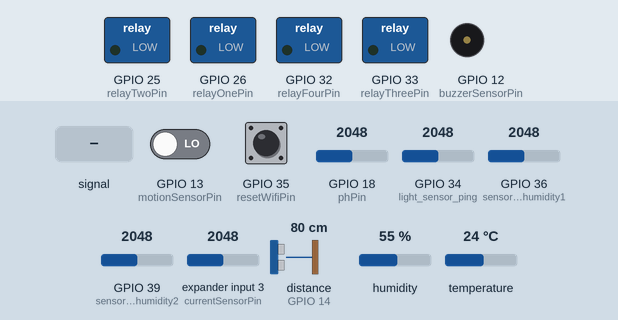
This sketch was run on a simulated ESP32. Parts: switched loads named in the sketch (green lamp = pin HIGH), buzzer (waves = sounding, pin HIGH). Wiring (inferred from the names in the program): ultrasonic range finder: trigger GPIO 27; echo GPIO 14. The test bench sets the inputs (shaded band); at power-on: expander input 3 (currentSensorPin) = 2048, GPIO 13 (motionSensorPin) LOW, GPIO 18 (phPin) = 2048, GPIO 34 (light_sensor_ping) = 2048, GPIO 35 (resetWifiPin) HIGH, GPIO 36 (sensor_pin_for_soil_humidity1) = 2048, GPIO 39 (sensor_pin_for_soil_humidity2) = 2048, distance to the obstacle (sensor on GPIO 14) 80 cm, humidity 55 %, temperature 24 °C. The echo pulse lasts 58.3 µs per cm; WiFi joins after 1.5 s; servers stay silent unless stated; uploads are accepted with an empty reply; pins used as bus, display or sensor lines are not drawn; what the sketch prints to the serial monitor is not drawn.

Above: at 2.7 s.
2.8 s: expander input 3 (currentSensorPin) fed a 200 Hz sine of ±327 counts around its level
At 6.8 s:
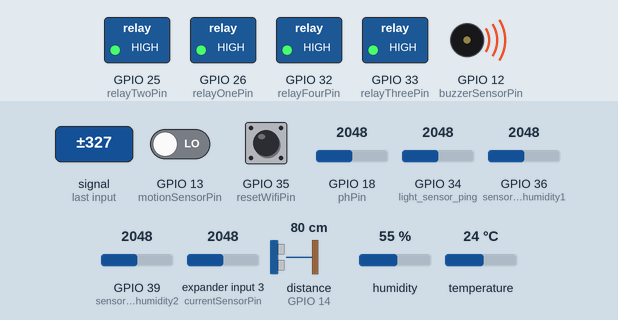
30.9 s: expander input 3 (currentSensorPin) set to 2866
At 33.5 s:
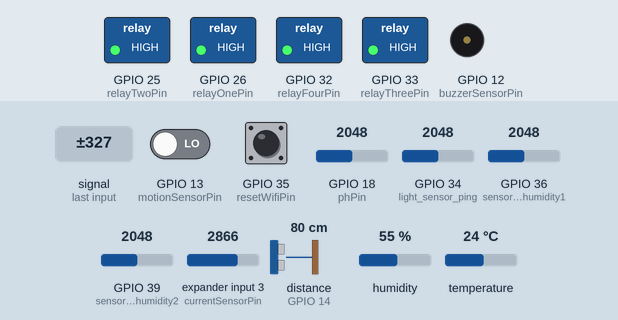
Timing chart, 0 to 35.0 s (numbered marks = the images above; inputs shaded):
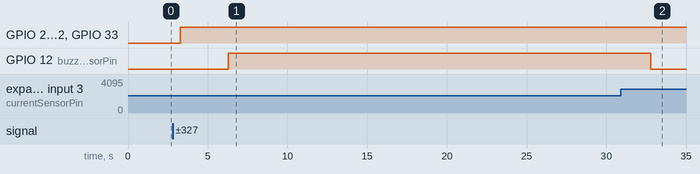

Measured:
- after the input at 2.8 s, GPIO 12 (buzzerSensorPin): LOW → HIGH after 3.5 s
- after the input at 30.9 s, GPIO 12 (buzzerSensorPin): HIGH → LOW after 1.9 s

The sketch:

ditto.ino
```cpp
#include <WiFiManager.h> // https://github.com/tzapu/WiFiManager
// Es una librería que te permite gestionar la conexión WiFi en tu dispositivo ESP32 de forma sencilla.
// Permite configurar la conexión WiFi de forma dinámica, sin tener que escribir los datos de conexión en el código.
// También puede gestionar la reconexión automática en caso de pérdida de conexión.

#include <HTTPClient.h>
// Esta librería te permite realizar solicitudes HTTP desde tu ESP32, lo que te permite comunicarte con servidores web y servicios en la nube.
// Puedes enviar solicitudes GET, POST, PUT, DELETE, etc., y recibir y procesar respuestas HTTP.

#include "DHT.h"
// Es una librería que te permite interactuar con sensores de temperatura y humedad DHT11, DHT21 y DHT22.
// Te permite leer los valores de temperatura y humedad del sensor y utilizarlos en tu código.

#include <string>
// string proporciona una clase para representar cadenas de texto de forma segura.

#include <sstream>
// sstream proporciona clases y funciones para realizar operaciones de entrada/salida en cadenas de texto.

#include <string.h>
// string.h proporciona funciones para manipular cadenas de texto a nivel de caracteres.

// Sound speed in air
#define SOUND_SPEED 340
#define TRIG_PULSE_DURATION_US 10
#define DHTTYPE DHT22   // DHT 22  (AM2302)

long ultrason_duration;

// no se que es esto
// ID: 1 , securitybot (en rcia)
// ID: 2 , fat semillero (en greenhouse)
// ID: 3 , skinny outdoor
using namespace std;
const char* serverName = "http://52.67.123.15/api";
// @TODO add: userId 659ae411529f6a35572f6831\", \"contrId to variables so I set this up in a single place all together

// variables of the plant
int tempeture = 0;
int airHumidity = 0;
const int airHumidityPin = 5;

// current sensor variables
const int currentSensorPin = 99;

// light sensor variables
// used to be 34, check again wichon e use
#define light_sensor_ping 34
const int dark = 4095;
const int bright = 280;
int light = 0;

// distance/capacity sensor variables
// supongo que ultrasonido
float duration_us, distance_cm;

// soil humidity sensor variables
#define sensor_pin_for_soil_humidity1 36
#define sensor_pin_for_soil_humidity2 39
// we set one as default
int minHumiditySetted = 40;
int soilHumidity1 = 0;
int soilHumidity2 = 0;
const int wet1 = 4095;
const int dry1 = 1840;
const int wet2 = 3047;
const int dry2 = 983;
// const int dry1 = 2960;
// const int wet1 = 1105;

// relay variables
const int relayOnePin = 26; //P26
const int relayTwoPin = 25; // P25
const int relayThreePin = 33; //P33
const int relayFourPin = 32;  //P32
bool isRelayOneOn = false;
bool isRelayTwoOn = false;
bool isRelayThirdOn = false;
bool isRelayFourthOn = false;

// motion detection sensor variables
const int buzzerSensorPin = 12; //P35
const int motionSensorPin = 13; //P35
int motionPinStateCurrent   = LOW;  // current state of pin
int motionPinStatePrevious  = LOW;  // previous state of pin
bool alarmOn = false;

// button for resetting wifi variables
const int resetWifiPin = 35;
int wifiButtonLastState = LOW;
int wifiButtonCurrentState = LOW;

// distance sensor variables
const int distanceSensorOneTriggerPin = 27;
const int distanceSensorOneEchoPin  = 14;

// distance sensor variables
const int distanceSensorTwoTriggerPin = 23;
const int distanceSensorTwoEchoPin  = 22;

const int phPin = 18;

// Actualizaciones de estado de los reles
void handleRaleyActions() {
    if (isRelayOneOn) { digitalWrite(relayOnePin, LOW);Serial.println("raley one ON"); } else { digitalWrite(relayOnePin, HIGH);Serial.println("raley one OFF"); };
    if (isRelayTwoOn) { digitalWrite(relayTwoPin, LOW);Serial.println("raley two ON"); } else { digitalWrite(relayTwoPin, HIGH);Serial.println("raley two OFF"); };
    if (isRelayThirdOn) { digitalWrite(relayThreePin, LOW);Serial.println("raley three ON"); } else { digitalWrite(relayThreePin, HIGH);Serial.println("raley three OFF"); };
    if (isRelayFourthOn) { digitalWrite(relayFourPin, LOW);Serial.println("raley four ON"); } else { digitalWrite(relayFourPin, HIGH);Serial.println("raley four OFF"); };
}

// activar o desactivar la bomba de riego segun el limite establecido
void updateRelaysStateWithLastConfig() {
  // if (oldConfig)
    isRelayOneOn = soilHumidity1 > minHumiditySetted ? false : true;
    isRelayTwoOn = soilHumidity2 > minHumiditySetted ? false : true;
    // isRelayThirdOn = soilHumidity1 > minHumiditySetted ? false : true;
    // isRelayFourthOn = soilHumidity1 > minHumiditySetted ? false : true;

    // Serial.print("raleys state after OFFLINE local update:");
    // Serial.print("isRelayOneOn:");Serial.println(isRelayOneOn);
    // Serial.print("isRelayTwoOn:");Serial.println(isRelayTwoOn);
    // Serial.print("isRelayThirdOn:");Serial.println(isRelayThirdOn);
    // Serial.print("isRelayFourthOn:");Serial.println(isRelayFourthOn);
}

// estudiar este, pero creo que se trata de actualizar los datos de los sensores en la pagina y hacer los cambios en el sistema
void updateServerAndRelaysState() {
    WiFiClient client;
    HTTPClient http;
    http.begin(client, serverName);
    http.addHeader("Content-Type", "application/json");

    // we convert here three variables from int to const char
    int distance = (int)distance_cm;
    stringstream strs1;
    stringstream strs2;
    stringstream strs3;
    stringstream strs4;
    stringstream strs5;
    stringstream strs6;
    strs1 << soilHumidity1;
    strs2 << airHumidity;
    strs3 << tempeture;
    strs4 << distance;
    strs5 << soilHumidity2;
    strs6 << light;
    string temp_str1 = strs1.str();
    string temp_str2 = strs2.str();
    string temp_str3 = strs3.str();
    string temp_str4 = strs4.str();
    string temp_str5 = strs5.str();
    string temp_str6 = strs6.str();

    const char* addSoilHumidity1 = (char*) temp_str1.c_str();
    const char* addAirHumidity = (char*) temp_str2.c_str();
    const char* addTempeture = (char*) temp_str3.c_str();
    const char* addDistance = (char*) temp_str4.c_str();
    const char* addSoilHumidity2 = (char*) temp_str5.c_str();
    const char* addLight = (char*) temp_str6.c_str();
    // end converting

    // now we put everything together
    char queryString[950];
    const char *first = "{\"operationName\": \"UpdatePlant\",\"variables\":{\"id\": \"659ae411529f6a35572f6831\", \"contrId\": 3, \"hum1\": ";
    const char *secon = ", \"airHum\": ";
    const char *third = ", \"temp\": ";
    const char *fourth = ", \"dist\": ";
    const char *fifth = ", \"hum2\": ";
    const char *sixth = ", \"light\": ";
    const char *sixthAndhalf = alarmOn ? ", \"alarm\": true" : ", \"alarm\": false";
    const char *seventh = isRelayOneOn ? ", \"isRelayOneOn\": true" : ", \"isRelayOneOn\": false";
    const char *eighth = isRelayTwoOn ? ", \"isRelayTwoOn\": true" : ", \"isRelayTwoOn\": false";
    const char *nineth = isRelayThirdOn ? ", \"isRelayThirdOn\": true" : ", \"isRelayThirdOn\": false";
    const char *tenth = isRelayFourthOn ? ", \"isRelayFourthOn\": true" : ", \"isRelayFourthOn\": false";
    const char *last= "},\"query\":\"mutation UpdatePlant($id: ID!, $contrId: Int!, $hum1: Int, $airHum: Int, $temp: Int, $dist: Int, $hum2: Int, $light: Int, $alarm: Boolean, $isRelayOneOn: Boolean, $isRelayTwoOn: Boolean, $isRelayThirdOn: Boolean, $isRelayFourthOn: Boolean) { updatePlant(id: $id, contrId: $contrId, hum1: $hum1, airHum: $airHum, temp: $temp, dist: $dist, hum2: $hum2, light: $light, alarm: $alarm, isRelayOneOn: $isRelayOneOn, isRelayTwoOn: $isRelayTwoOn, isRelayThirdOn: $isRelayThirdOn, isRelayFourthOn: $isRelayFourthOn) { isRelayOneOn, isRelayTwoOn, isRelayThirdOn, isRelayFourthOn }}\"}";

    strcpy(queryString,first);
    strcat(queryString,addSoilHumidity1);
    strcat(queryString,secon);
    strcat(queryString,addAirHumidity);
    strcat(queryString,third);
    strcat(queryString,addTempeture);
    strcat(queryString,fourth);
    strcat(queryString,addDistance);
    strcat(queryString,fifth);
    strcat(queryString,addSoilHumidity2);
    strcat(queryString,sixth);
    strcat(queryString,addLight);
    strcat(queryString,sixthAndhalf);
    strcat(queryString,seventh);
    strcat(queryString,eighth);
    strcat(queryString,nineth);
    strcat(queryString,tenth);
    strcat(queryString,last);

    Serial.println(queryString);

    // this is how the body looks like
    // {"operationName": "UpdatePlant","variables":{"id": "64558a8356b560e1c8172407", "controllerId": 20, "soilHumidity": 42, "airHumidity": 0, "tempeture": 0, "isRelayOneOn": false, "isRelayTwoOn": false, "isRelayThirdOn": false, "isRelayFourthOn": false},"query":"mutation UpdatePlant($id: ID!, $controllerId: Int!, $soilHumidity: Int, $airHumidity: Int, $tempeture: Int, $isRelayOneOn: Boolean, $isRelayTwoOn: Boolean, $isRelayThirdOn: Boolean, $isRelayFourthOn: Boolean) { updatePlant(id: $id, controllerId: $controllerId, soilHumidity: $soilHumidity, airHumidity: $airHumidity, tempeture: $tempeture, isRelayOneOn: $isRelayOneOn, isRelayTwoOn: $isRelayTwoOn, isRelayThirdOn: $isRelayThirdOn, isRelayFourthOn: $isRelayFourthOn) { isRelayOneOn, isRelayTwoOn, isRelayThirdOn, isRelayFourthOn }}"}
    const char* body = queryString;

    int httpResponseCode = http.POST(body);

    Serial.print("HTTP Response code: ");
    Serial.println(httpResponseCode);
    String payload = http.getString();

    // this is how the payload looks like:
    //{"data":{"updatePlant":{"isRelayOneOn":"OF","isRelayTwoOn":"OF","isRelayThirdOn":"OF","isRelayFourthOn":"ON"}}}

    // Serial.print("payload");
    // Serial.println(payload);


    if (payload.substring(40, 42) == "ON") { isRelayOneOn = true;} else { isRelayOneOn = false; };
    if (payload.substring(60, 62) == "ON") { isRelayTwoOn = true;} else { isRelayTwoOn = false; };
    if (payload.substring(82, 84) == "ON") { isRelayThirdOn = true; } else { isRelayThirdOn = false; };
    if (payload.substring(105, 107) == "ON") { isRelayFourthOn = true;} else { isRelayFourthOn = false; };

    // Free resources
    http.end();
}


void readSoilHumidity1() {
    int rawHumidity = analogRead(sensor_pin_for_soil_humidity1);
    soilHumidity1 = map(rawHumidity, dry1, wet1, 100, 0);
    Serial.print("SoilHumidity 1 = ");
    Serial.print(soilHumidity1);  /* Print Temperature on the serial window */
    Serial.println("%");

    // Serial.print("rawHumidity 1 = ");
    // Serial.print(rawHumidity);  /* Print Temperature on the serial window */
}

//leer humedad de suelo
void readSoilHumidity2() {
    int rawHumidity2 = analogRead(sensor_pin_for_soil_humidity2);
    soilHumidity2 = map(rawHumidity2, dry2, wet2, 100, 0);
    Serial.print("SoilHumidity 2 = ");
    Serial.print(soilHumidity2);  /* Print Temperature on the serial window */
    Serial.println("%");

    // Serial.print("rawHumidity 2 = ");
    // Serial.print(rawHumidity2);  /* Print Temperature on the serial window */
}

// Leer sensores ultrasonicos
void readDistanceSensorOne() {
  digitalWrite(distanceSensorOneTriggerPin, LOW);
  delayMicroseconds(2);
 // Create a 10 µs impulse
  digitalWrite(distanceSensorOneTriggerPin, HIGH);
  delayMicroseconds(TRIG_PULSE_DURATION_US);
  digitalWrite(distanceSensorOneTriggerPin, LOW);
  // Return the wave propagation time (in µs)
  ultrason_duration = pulseIn(distanceSensorOneEchoPin, HIGH);
  //distance calculation
  distance_cm = ultrason_duration * SOUND_SPEED/2 * 0.0001;
  // Serial.print("Distance (cm): ");
  // Serial.println(distance_cm);
}
void readDistanceSensorTwo() {
  digitalWrite(distanceSensorTwoTriggerPin, LOW);
  delayMicroseconds(2);
 // Create a 10 µs impulse
  digitalWrite(distanceSensorTwoTriggerPin, HIGH);
  delayMicroseconds(TRIG_PULSE_DURATION_US);
  digitalWrite(distanceSensorTwoTriggerPin, LOW);
  // Return the wave propagation time (in µs)
  ultrason_duration = pulseIn(distanceSensorTwoEchoPin, HIGH);
  //distance calculation
  distance_cm = ultrason_duration * SOUND_SPEED/2 * 0.0001;
  // Serial.print("Distance (cm): ");
  // Serial.println(distance_cm);
}

// Leer sensores de humedad y temperatura
void readAirHumidityAndTempeture() {

  DHT dht(airHumidityPin, DHTTYPE);
  dht.begin();
  airHumidity = dht.readHumidity();
  // Read temperature as Celsius
  tempeture = dht.readTemperature();

    Serial.print("airHumidity: ");
   Serial.print(airHumidity);
   Serial.println(" %");

   Serial.print("tempeture: ");
   Serial.print(tempeture);
   Serial.println(" *");
}

void readAirHumidity() {
    // define this method
}

// lectura de iluminacion
void readLight() {
   int rawLightValue = analogRead(light_sensor_ping);
   light = map(rawLightValue, bright, dark, 100, 0);
    // Serial.print("Light reading = ");
    // Serial.print(light);
    // Serial.print("rawLightValue reading = ");
    // Serial.print(rawLightValue);
}

// supongo que esto es de la seguridad
void readCurrentSensor() {

  int mVperAmp = 185;           // this the 5A version of the ACS712 -use 100 for 20A Module and 66 for 30A Module
  int Watt = 0;
  double Voltage = 0;
  double VRMS = 0;
  double AmpsRMS = 0;

  Voltage = getVPP();
  VRMS = (Voltage/2.0) *0.707;   //root 2 is 0.707
  AmpsRMS = ((VRMS * 1000)/mVperAmp)-0.3; //0.3 is the error I got for my sensor

  Serial.print(AmpsRMS);
  Serial.print(" Amps RMS  ---  ");
  Watt = (AmpsRMS*110/1.2);
  // note: 1.2 is my own empirically established calibration factor
// as the voltage measured at D34 depends on the length of the OUT-to-D34 wire
// 240 is the main AC power voltage – this parameter changes locally
  Serial.print(Watt);
  Serial.println(" Watts");

  if (Watt > 4) {
    Serial.println("Motion extension detected!");
    alarmOn = true;
    digitalWrite(buzzerSensorPin, HIGH); // turn on
  }
  else {
    Serial.println("Motion extension stopped!");
    digitalWrite(buzzerSensorPin, LOW); // turn on
    alarmOn = false;
  }
}

float getVPP()
{
  float result;
  int readValue;                // value read from the sensor
  int maxValue = 0;             // store max value here
  int minValue = 4096;          // store min value here ESP32 ADC resolution

   uint32_t start_time = millis();
   while((millis()-start_time) < 1000) //sample for 1 Sec
   {
       readValue = analogRead(currentSensorPin);
       // see if you have a new maxValue
       if (readValue > maxValue)
       {
           /*record the maximum sensor value*/
           maxValue = readValue;
       }
       if (readValue < minValue)
       {
           /*record the minimum sensor value*/
           minValue = readValue;
       }
   }

   // Subtract min from max
   result = ((maxValue - minValue) * 3.3)/4096.0; //ESP32 ADC resolution 4096

   return result;
 }

void readMotionSensor() {
  motionPinStatePrevious = motionPinStateCurrent; // store old state
  motionPinStateCurrent = digitalRead(motionSensorPin);   // read new state

  if (motionPinStatePrevious == LOW && motionPinStateCurrent == HIGH) {   // pin state change: LOW -> HIGH
    Serial.println("Motion detected!");
    alarmOn = true;
    digitalWrite(buzzerSensorPin, HIGH); // turn on
  }
  else if (motionPinStatePrevious == HIGH && motionPinStateCurrent == LOW) {   // pin state change: HIGH -> LOW
    Serial.println("Motion stopped!");
    digitalWrite(buzzerSensorPin, LOW); // turn on
    alarmOn = false;
  }
}

// Lectura sensor de PH del suelo
void phSensor() {
    float ph;
    float Value=0;
    Value= analogRead(phPin);
    Serial.print(Value);
    Serial.print(" | ");
    float voltage=Value*(3.3/4095.0);
    ph=(3.3*voltage);
    Serial.println(ph);
    delay(500);
}

// Funcion del boton para resetear
void checkWifiResetButtonState() {
  wifiButtonCurrentState = digitalRead(resetWifiPin);

  if(wifiButtonLastState == LOW && wifiButtonCurrentState == HIGH) {
    Serial.println("Reseting wifi");
    wifiButtonLastState = wifiButtonCurrentState;
    WiFi.mode(WIFI_STA); //Optional
    WiFiManager wm;
    bool res;

    wm.resetSettings();

    res = wm.autoConnect("DittoBot WiFi", "password"); // password protected ap

    while(!res) {
        Serial.print(".");
        delay(100);
    }
    Serial.println("\nConnected to the WiFi network");
    Serial.print("Local ESP32 IP: ");
    Serial.println(WiFi.localIP());
  }
}


void wifiSetupStuff() {
    WiFi.mode(WIFI_STA); //Optional
    WiFiManager wm;

    // Supress Debug information
    // wm.setDebugOutput(true);
    bool res;
    res = wm.autoConnect("DittoBot WiFi", "password"); // password protected ap

    while(!res) {
        Serial.print(".");
        delay(100);
    }

    Serial.println("\nConnected to the WiFi network");
    Serial.print("Local ESP32 IP: ");
    Serial.println(WiFi.localIP());
}
// Void setup
void setup() {
    Serial.begin(115200);
    wifiSetupStuff();
    // relays pins
    pinMode(relayOnePin, OUTPUT);
    pinMode(relayTwoPin, OUTPUT);
    pinMode(relayThreePin, OUTPUT);
    pinMode(relayFourPin, OUTPUT);
    pinMode(motionSensorPin, INPUT);
    pinMode(phPin, INPUT);

    // configure the trigger and echo pins to output and input mode
    pinMode(distanceSensorOneTriggerPin, OUTPUT);
    pinMode(distanceSensorOneEchoPin, INPUT);
    pinMode(resetWifiPin, INPUT_PULLUP);

     pinMode(buzzerSensorPin, OUTPUT);
}

// void loop
void loop() {

    readSoilHumidity1();
    readSoilHumidity2();
    readLight();
    readDistanceSensorOne();
    checkWifiResetButtonState();
    readAirHumidityAndTempeture();
    readMotionSensor();
    readCurrentSensor();
    phSensor();

    // Check WiFi connection status, if no conection, we do NOTHING
    if(WiFi.status() != WL_CONNECTED) {
      // updateRelaysStateWithLastConfig();
    } else {
      updateServerAndRelaysState();
    }
    handleRaleyActions();

    // we update every 5 secs just for now
    delay(2000);

}
```
